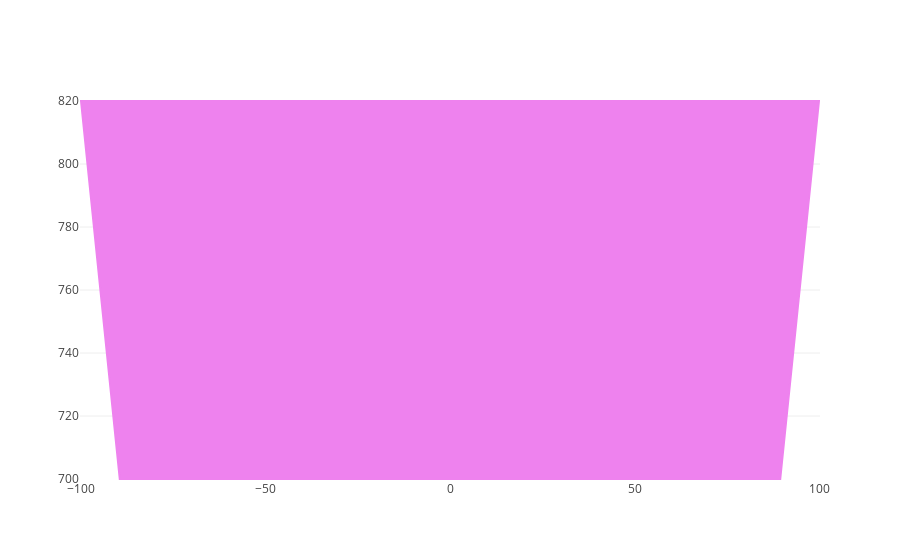

Notebook source saved alongside this figure:
### Markdown cell above
**Plot the figure with only this one section**

This is what a section in a funnel should look like. The top represents the value of this section and it tapers down where the bottome width represents the value of the next section.

It is just the final section which will be a rectangle

### Code cell
fig = go.Figure(data=[{}], 
                layout=layout)

offline.iplot(fig)

### Figure 1 — Plotly figure (JSON) as saved in the notebook; plotly's stock layout.template omitted (floating-point values rounded to 4 significant figures)
{"data": [{"type": "scatter", "uid": "97cb6aac-9bb4-11e8-94be-6030d4660e22"}], "layout": {"shapes": [{"fillcolor": "violet", "line": {"color": "violet"}, "path": "M 100.0,820 L 89.5,700 L -89.5,700 L -100.0,820 Z", "type": "path"}]}}
